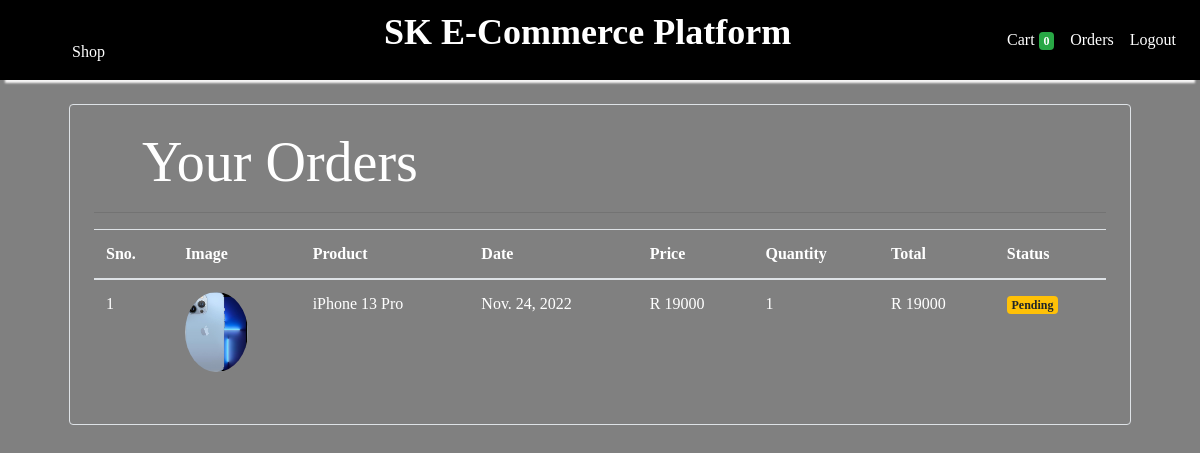
The page /orders (signed in) on the database its author committed.
### store/models/orders.py (models this page shows, shortened)
class Order(models.Model):
    product = models.ForeignKey(Products,
                                on_delete=models.CASCADE)
    customer = models.ForeignKey(Customer,
                                 on_delete=models.CASCADE)
    quantity = models.IntegerField(default=1)
    price = models.IntegerField()
    address = models.CharField (max_length=50, default='', blank=True)
    phone = models.CharField (max_length=50, default='', blank=True)
    date = models.DateField (default=datetime.datetime.today)
    status = models.BooleanField (default=False)
    @staticmethod
    def get_orders_by_customer(customer_id):
        return Order.objects.filter(customer=customer_id).order_by('-date')

### store/models/product.py (models this page shows, shortened)
class Products(models.Model):
    name = models.CharField(max_length=60)
    price= models.IntegerField(default=0)
    category= models.ForeignKey(Category,on_delete=models.CASCADE,default=1 )
    description= models.CharField(max_length=250, default='', blank=True, null= True)
    image= models.ImageField(upload_to='uploads/products/')

### store/middlewares/auth.py (the view)
    def middleware(request):
        print(request.session.get('customer'))
        returnUrl = request.META['PATH_INFO']
        print(request.META['PATH_INFO'])
        if not request.session.get('customer'):
           return redirect(f'login?return_url={returnUrl}')
        response = get_response(request)
        return response

### store/templatetags/custom_filter.py (called while the page is built)
@register.filter(name='currency')
def currency(number):
    return "R "+str(number)

@register.filter(name='multiply')
def multiply(number , number1):
    return number * number1

### store/views/orders.py (called while the page is built)
    def get(self , request ):
        customer = request.session.get('customer')
        orders = Order.get_orders_by_customer(customer)
        print(orders)
        return render(request , 'orders.html'  , {'orders' : orders})

### store/templates/orders.html
{% extends 'base.html' %}
{% block content %}
{% load cart %}
{% load custom_filter %}
<div class="container">
   <div class="border rounded p-4 m-4">
        <p class="display-4 pl-4 ml-4" style="font-family: serif;color: white">Your Orders</p>
        <hr>
        <table class="table" style="font-family: serif;color: white">
            <thead>
                <tr>
                    <th>Sno.</th>
                    <th>Image</th>
                    <th>Product</th>
                    <th>Date</th>
                    <th>Price</th>
                    <th>Quantity</th>
                    <th>Total</th>
                    <th>Status</th>
                </tr>
            </thead>
            <tbody>
                {% for order in orders %}
                <tr>
                    <td>{{forloop.counter}}</td>
                    <td><img style="height: 80px;" class="rounded-circle" src="{{order.product.image.url}}" alt=""></td>
                    <td>{{order.product.name}}</td>
                    <td>{{order.date}}</td>
                    <td>{{order.price|currency}}</td>
                    <td>{{order.quantity}}</td>
                    <td>{{order.quantity|multiply:order.price|currency}}</td>
                    {% if order.status %}
                    <td><small class="badge badge-success">Completed</small></td>
                    {%else%}
                    <td><small class="badge badge-warning">Pending</small></td>
                    {% endif %}
                </tr>
                {% endfor %}
            </tbody>
        </table>
   </div>
</div>
{% endblock %}

### rows shown on the page
Order: product.image (picture), product.name "iPhone 13 Pro", date "Nov. 24, 2022", price "R 19000", quantity "1", quantity|multiply "R 19000", status "Pending"

### other values the page prints
{{ request.session.cart.keys|length }} "0"
